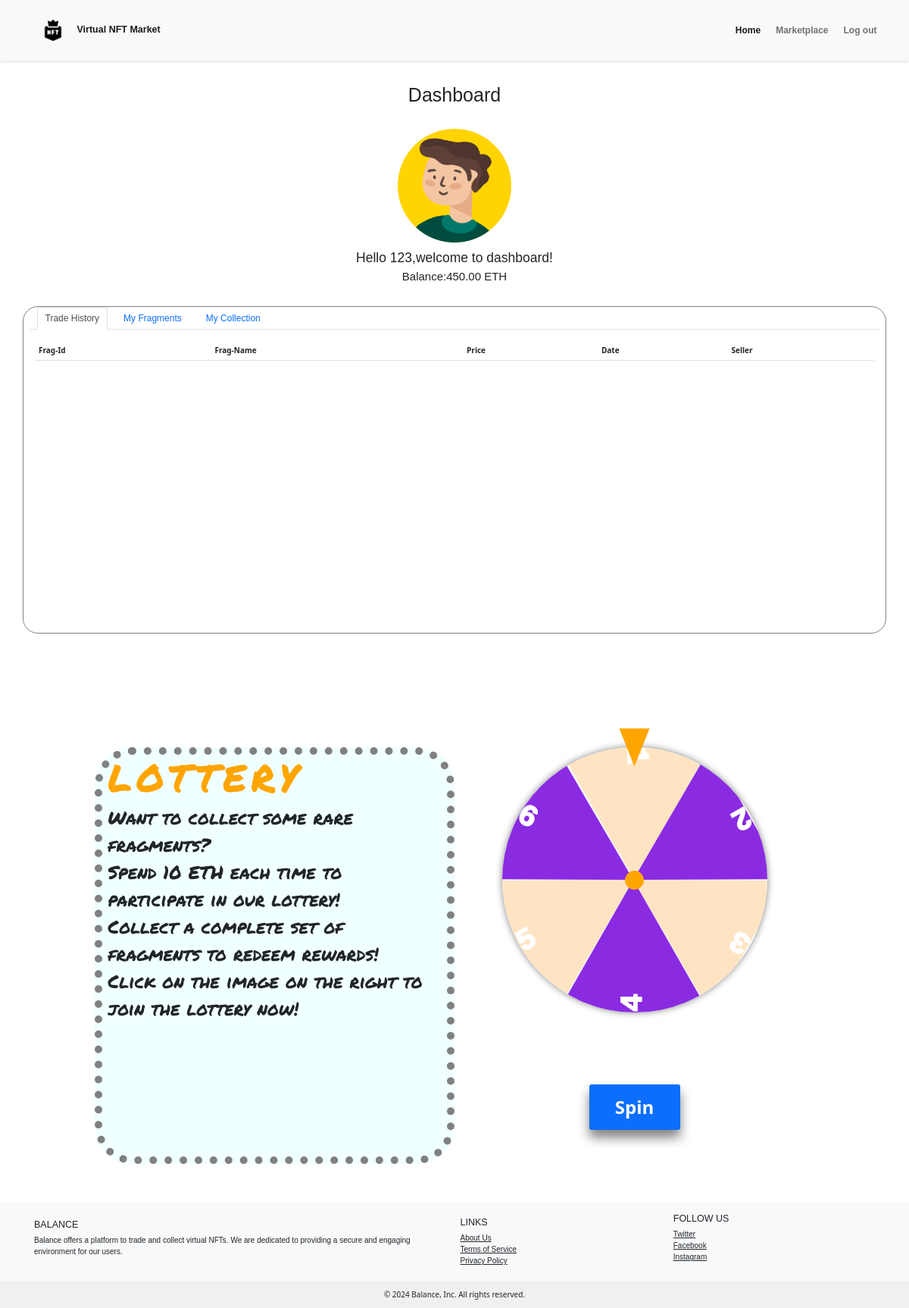
The page /dashboard (signed in) on the database as committed earlier.
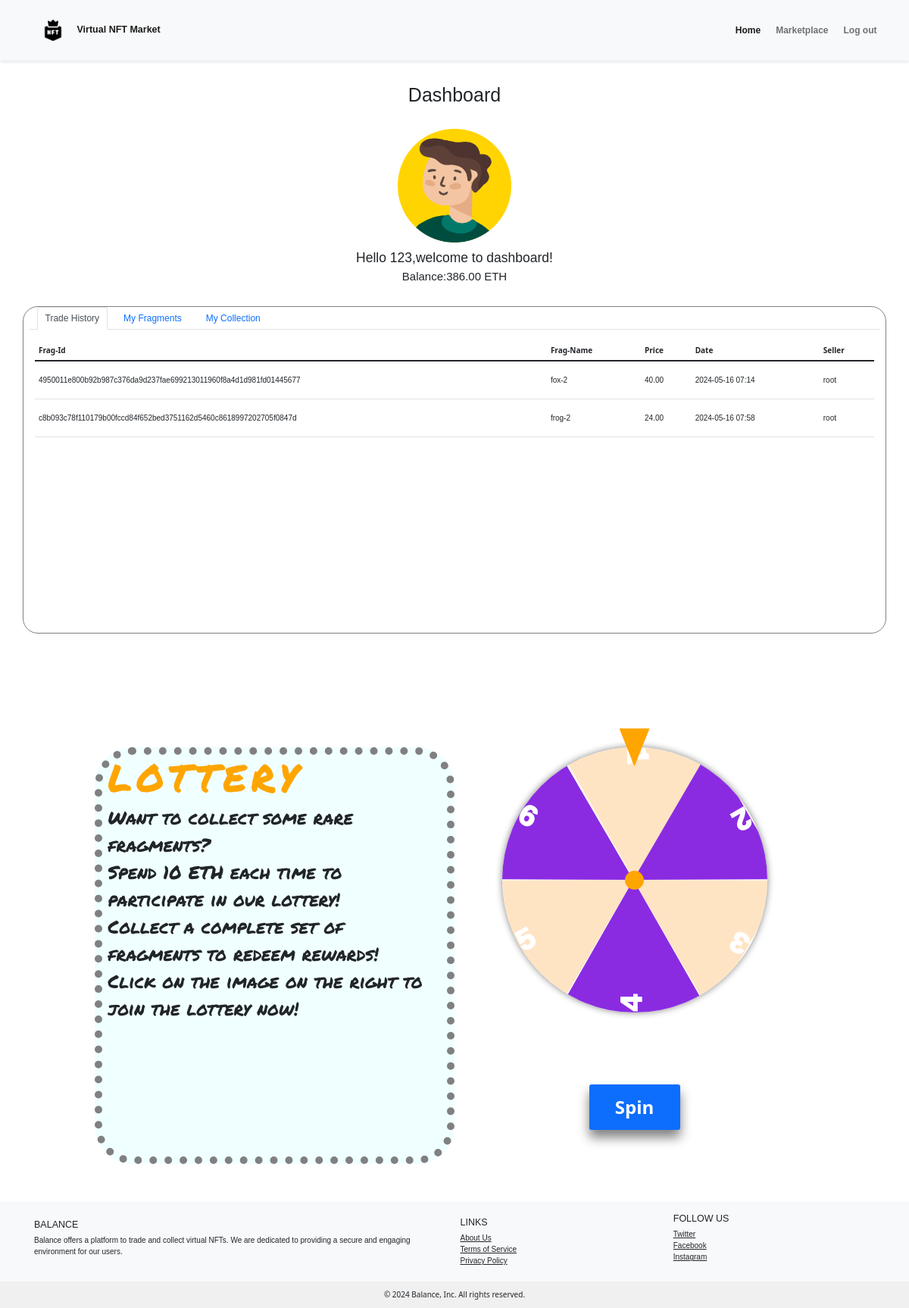
The same page on the database as committed later.
### app/models.py (models this page shows, shortened)
class User(db.Model, UserMixin):
    __tablename__ = 'users'
    id = db.Column(db.Integer, primary_key=True)
    username = db.Column(db.String(64), unique=True, nullable=False)
    email = db.Column(db.String(255), unique=True, nullable=False)
    passwd_hash = db.Column(db.String(255), nullable=False)
    balance = db.Column(db.String(255), nullable=False, default='50.0')
    user_fragments = db.relationship('Fragment', lazy='select')
    user_transactions = db.relationship('Trade', lazy='select')
    __table_args__ = (
        db.CheckConstraint('balance >= 0 AND balance < 100000', name='check_balance'),
    )

class TradeHistory(db.Model):
    __tablename__ = 'trade_history'
    trade_id = db.Column(db.Integer, primary_key=True)
    frag_id = db.Column(db.Text,  nullable=False)
    frag_name = db.Column(db.Text,  nullable=False)
    seller = db.Column(db.Integer, db.ForeignKey('users.id'))
    buyer = db.Column(db.Integer, db.ForeignKey('users.id'))
    price = db.Column(db.String, nullable=False, default=0.0, server_default="0.0")
    transaction_time = db.Column(db.DateTime, nullable=False, default=datetime.now(timezone.utc))
    seller_user = db.relationship('User', foreign_keys=[seller], backref=db.backref('sold_transactions', lazy='dynamic'))
    buyer_user = db.relationship('User', foreign_keys=[buyer], backref=db.backref('bought_transactions', lazy='dynamic'))
    __table_args__ = (
        db.CheckConstraint(price >= 0, name='price_nonnegative'),
    )

### app/routes.py (the view)
@app.route('/dashboard', methods=['GET'])
@login_required
def dashboard():
    trade_history = db.session.query(
        TradeHistory.trade_id,
        TradeHistory.frag_id,
        TradeHistory.frag_name,
        TradeHistory.price,
        TradeHistory.transaction_time,
        User.username.label('seller_username'),
    ).join(User, User.id == TradeHistory.seller).filter(TradeHistory.buyer == current_user.id).all()
    fragments=current_user.user_fragments
    collections = NFT.query.filter_by(completed=1, owner=current_user.id).all()
    return render_template('dashboard.html', trade_history=trade_history, fragments=fragments, collections=collections)

### app/__init__.py (called while the page is built)
@login_manager.user_loader
def load_user(user_id):
    from .models import User
    return User.query.get(int(user_id))

### app/models.py (called while the page is built)
    @hybrid_property
    def trade_price(self):
        if self.trade:
            return 'For Sale', self.trade.get_price()
        return 'Not For Sale', -1

    @hybrid_property
    def name(self):
        if 'static/outputs/' in self.path:
            file_name_with_extension = self.path.split('static/outputs/')[-1]
            file_name, _ = os.path.splitext(file_name_with_extension)
            return file_name
        return None

    def get_price(self):
        return Decimal(self.price)

### templates/dashboard.html (shortened to what this page needs)
<!DOCTYPE html>
<html lang="en">
<head>
    <link href="{{ url_for('static', filename='css/main.css') }}" rel="stylesheet">
    <link href="{{ url_for('static', filename='css/dashboard.css') }}" rel="stylesheet">
    <link href="https://cdn.bootcss.com/bootstrap/5.1.3/css/bootstrap.min.css" rel="stylesheet">
    <link rel="stylesheet" href="https://cdn.jsdelivr.net/npm/bootstrap-icons@1.11.3/font/bootstrap-icons.min.css">
</head>
<body>
    <nav class="navbar navbar-expand-md navbar-light bg-light">
        <div class="container-fluid">
            <a class="navbar-brand ps-5" href="{{ ('index') }}"><img class="logo" alt="nft-logo" src="{{ url_for('static', filename='images/logo.png') }}">Virtual NFT Market</a>
            <div class="collapse navbar-collapse justify-content-end pe-5" id="navbarNav">
                <ul class="navbar-nav">
                    <li class="nav-item">
                        <a class="nav-link active" aria-current="page" href="{{ url_for('index') }}"><b>Home</b></a >
                    </li>
                    <li class="nav-item">
                        <a class="nav-link" href="{{ url_for('marketplace') }}"><b>Marketplace</b></a >
                    </li>
                    <li class="nav-item">
                        <a class="nav-link" href="{{ url_for('logout') }}"><b>Log out</b></a >
                    </li>
                </ul>
            </div>
        </div>
    </nav>
    <div class="user-info">
        <h1 class="mt-5 mb-5 text-center">Dashboard</h1>
        <div class="info-head mb-5">
            <div class="d-flex align-items-center justify-content-center flex-column">
                <div class="mb-3">
                    <img src="{{ url_for('static', filename='images/seller8.png') }}" class="user-img d-block">
                </div>
            </div>
            <h3 class="text-center">Hello {{ current_user.username }},welcome to dashboard!</h3>
            <h4 class="text-center">Balance:{{ '%.2f'|format(current_user.balance) }} ETH</h4>
        </div>
        <div class="container nav-container">
            <ul class="nav nav-tabs" role="tablist">
                <li class="nav-item">
                    <a class="nav-link active" data-bs-toggle="tab" href="#my-trade">Trade History</a>
                </li>
                <li class="nav-item">
                    <a class="nav-link" data-bs-toggle="tab" href="#my-fragments">My Fragments</a>
                </li>
                <li class="nav-item">
                    <a class="nav-link" data-bs-toggle="tab" href="#my-collection">My Collection</a>
                </li>
            </ul>
            <div class="tab-content">
                <div id="my-trade" class="container tab-pane active"><br>
                    <table class="table">
                        <thead>
                            <tr>
                                <th>Frag-Id</th>
                                <th>Frag-Name</th>
                                <th>Price</th>
                                <th>Date</th>
                                <th>Seller</th>
                            </tr>
                        </thead>
                        <tbody id="trades">
                            {% for trade in trade_history %}
                                <tr style="height: 50px;">
                                    <td>{{ trade.frag_id }}</td>
                                    <td>{{ trade.frag_name }}</td>
                                    <td>{{ '%.2f'|format(trade.price) }}</td>
                                    <td>{{ trade.transaction_time.strftime('%Y-%m-%d %H:%M') }}</td>
                                    <td>{{ trade.seller_username }}</td>
                                </tr>
                            {% endfor %}
                        </tbody>
                    </table>
                </div>
            </div>
        </div>
    </div>
    <div class="container lottery-block">
        <div class="row justify-content-center">
            <div class="col-sm-5 d-flex align-items-start justify-content-center lottery-text">
                <div class="lottery-title-container">
                    <h2 class="lottery-title mb-10">
                        <span>L</span>
                        <span>O</span>
                        <span>T</span>
                        <span>T</span>
                        <span>E</span>
                        <span>R</span>
                        <span>Y</span>
                    </h2>
                    <p class="lottery-intro">
                        Want to collect some rare fragments?
                        <br>
                        Spend 10 ETH each time to participate in our lottery!
                        <br>
                        Collect a complete set of fragments to redeem rewards!
                        <br>
                        Click on the image on the right to join the lottery now!
                    </p>
                </div>
            </div>
            <div class="lottery-container col-sm-5">
                <div class="spin-wheel">
                    <div class="one">1</div>
                    <div class="two">2</div>
                    <div class="three">3</div>
                    <div class="four">4</div>
                    <div class="five">5</div>
                    <div class="six">6</div>
                </div>
                <span class="wheel-center"></span>
                <button type="button" id="spin" class="btn btn-primary">Spin</button>
                <div class="stopper"></div>
            </div>
        </div>
    </div>
    <footer class="bg-light text-center text-lg-start">
        <div class="container p-4">
            <div class="row align-items-center">
                <div class="col-lg-6 col-md-12 mb-4 mb-md-0">
                    <h5 class="text-uppercase">Balance</h5>
                    <p>
                        Balance offers a platform to trade and collect virtual NFTs. We are dedicated to providing a secure and engaging environment for our users.
                    </p>
                </div>
                <div class="col-lg-3 col-md-6 mb-4 mb-md-0">
                    <h5 class="text-uppercase">Links</h5>
                    <ul class="list-unstyled mb-0">
                        <li>
                            <a href="{{ url_for('about') }}" class="text-dark">About Us</a>
                        </li>
                        <li>
                            <a href="{{ url_for('terms') }}" class="text-dark">Terms of Service</a>
                        </li>
                        <li>
                            <a href="{{ url_for('privacy') }}" class="text-dark">Privacy Policy</a>
                        </li>
                    </ul>
                </div>
                <div class="col-lg-3 col-md-6 mb-4 mb-md-0">
                    <h5 class="text-uppercase">Follow Us</h5>
                    <ul class="list-unstyled">
                        <li>
                            <a href="#!" class="text-dark">Twitter</a>
                        </li>
                        <li>
                            <a href="#!" class="text-dark">Facebook</a>
                        </li>
                        <li>
                            <a href="#!" class="text-dark">Instagram</a>
                        </li>
                    </ul>
                </div>
            </div>
        </div>
        <div class="text-center p-3" style="background-color: #f0f0f0;">
            © 2024 Balance, Inc. All rights reserved.
        </div>
    </footer>
</body>
</html>

### static/css/main.css (style rules this page uses)
* { margin:0; padding: 0; box-sizing: border-box; }
html { font-size: 62.5%; }
html,body,a,h1,h2,h3,h4,h5,h6,p,td,li { font-family: "Rubik",sans-serif }
.logo { height: 6.4rem; padding:1.8rem; }
.navbar { padding: 12px 0; box-shadow: 0 2px 4px rgba(0, 0, 0, 0.1); }
.navbar-brand { font-size: 1.5rem; font-weight: bold; }
.nav-link { font-size: 12px; margin-left: 10px; }

### static/css/dashboard.css (style rules this page uses)
.user-img { height:15rem; width:15rem; }
.tab-content { height: 40rem; width: auto; overflow-y: auto; }
th, td { text-align: left; vertical-align: middle; }
.nav-container { border:1px solid grey; border-radius: 2rem; }
.lottery-block { margin-top:15rem; margin-bottom: 5rem; }
.lottery-text { border:1rem dotted grey; border-radius: 5rem; background-color: azure; }
.lottery-intro { font-family: "Permanent Marker", cursive; font-weight: 200; font-style: normal; font-size:2.4rem; }
.lottery-title span { font-family: "Permanent Marker", cursive; font-weight: 400; font-style: normal; font-size: 5rem; color: orange; display: inline-flex; animation: lottery-title 2s infinite; }
.lottery-title-container span:nth-of-type(1) { animation-delay: 0.2s; }
.lottery-title-container span:nth-of-type(2) { animation-delay: 0.4s; }
.lottery-title-container span:nth-of-type(3) { animation-delay: 0.6s; }
.lottery-title-container span:nth-of-type(4) { animation-delay: 0.8s; }
.lottery-title-container span:nth-of-type(5) { animation-delay: 1s; }
.lottery-title-container span:nth-of-type(6) { animation-delay: 1.2s; }
.lottery-title-container span:nth-of-type(7) { animation-delay: 1.4s; }
.lottery-container { display: flex; align-items: center; justify-content:center; margin-top: 3rem; margin-bottom: 20rem; }
.spin-wheel { height:35rem; width:35rem; position: relative; border-radius: 50%; overflow: hidden; box-shadow:0 0 1rem grey; transition: 3s all; }
.spin-wheel div { height: 50%; width:20rem; clip-path:polygon(100% 0,50% 100%,0 0); position:absolute; transform: translateX(-50%); transform-origin: bottom; left:21%; display: flex; align-items: center; font-size:4rem; font-weight: 1000; font-family: monospace; letter-spacing: 1rem; color:white; writing-mode: vertical-rl; }
.spin-wheel .one { background-color: bisque; left:50%; }
.spin-wheel .two { background-color: blueviolet; transform: rotate(60deg); }
.spin-wheel .three { background-color: bisque; transform: rotate(120deg); }
.spin-wheel .four { background-color: blueviolet; transform: rotate(180deg); }
.spin-wheel .five { background-color: bisque; transform: rotate(240deg); }
.spin-wheel .six { background-color: blueviolet; transform: rotate(300deg); }
.wheel-center { height:2.5rem; width:2.5rem; background:orange; border-radius: 50%; position:absolute; }
#spin { height:6rem; width: 12rem; position: absolute; margin-top: 60rem; font-size: 2.4rem; font-weight: 800; box-shadow: 0 1rem 1.5rem grey; }
.stopper { height: 5rem; width:4rem; background:orange; position:absolute; margin-top: 60rem; margin-top:-35rem; clip-path:polygon(100% 0,50% 100%,0 0); }

Rows that differ between the two databases and show on the page:
changed User: balance "450.00" → "386.00"
added TradeHistory: frag_id "4950011e800b92b987c376da9d237fae699213011960f8a4d1d981fd01445677", frag_name "fox-2", price "40.00", transaction_time "2024-05-16 07:14", seller_username "root"
added TradeHistory: frag_id "c8b093c78f110179b00fccd84f652bed3751162d5460c8618997202705f0847d", frag_name "frog-2", price "24.00", transaction_time "2024-05-16 07:58", seller_username "root"
